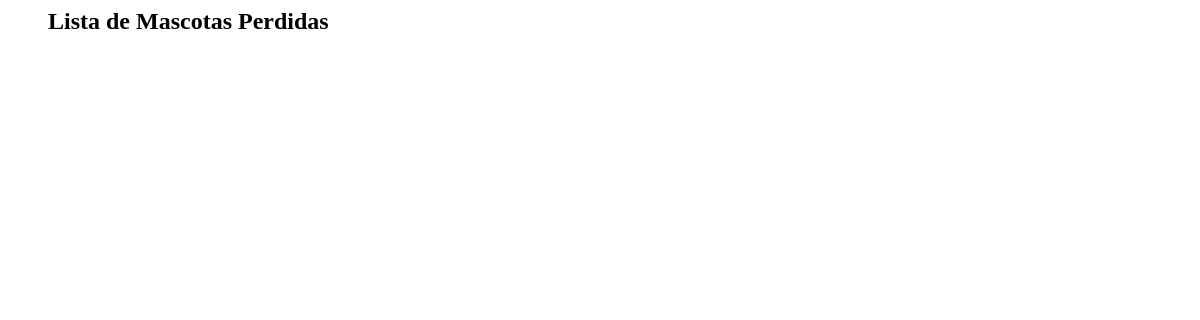
Before: /mascota_perdida/listar_perdidas/ with the older database file.
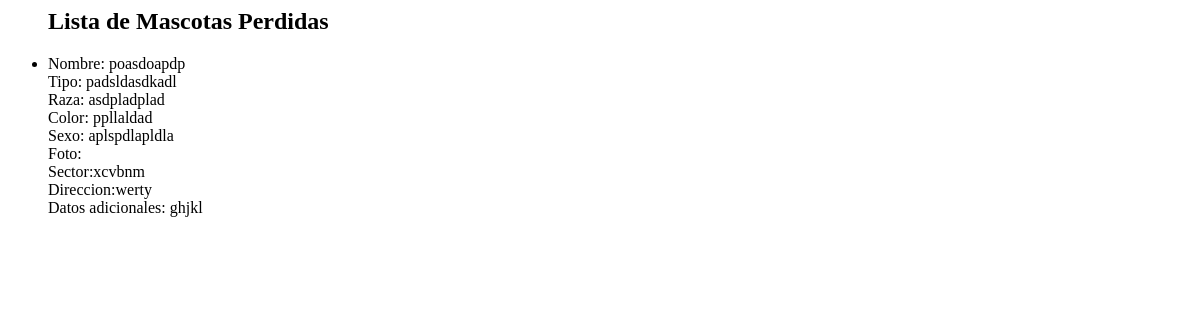
After: the same page with the newer database file.
### mascota_perdida/models.py (models this page shows, shortened)
class mascota_perdida(models.Model):
	nombre = models.CharField('Nombre', max_length=50)
	tipo = models.CharField('Tipo', max_length=50)
	raza = models.CharField('Raza', max_length=50)
	color = models.CharField('Color', max_length=50)
	sexo = models.CharField('Sexo', max_length=50)
	sector = models.CharField('Sector', max_length=50)
	direccion = models.CharField('Direccion', max_length=50)
	datos_adicionales = models.TextField('Datos adicionales', max_length=500)
	foto = models.FileField('Foto', blank = True)
	perdido = models.BooleanField('Esta perdido?')

### mascota_perdida/views.py (the view)
class mascota_perdida_view(ListView):
	model = mascota_perdida
	fields = '__all__'
	template_name = 'mascota_perdida/lista_mascota_perdida.html'

### buscamascota/templates/mascota_perdida/lista_mascota_perdida.html (shortened to what this page needs)
<head>
</head>
<section>
	<ul>
	<h1> Lista de Mascotas Perdidas</h1>
		{% for e in object_list %}
			{% if e.perdido %}
			<li> Nombre: {{e.nombre}}<br>
				 Tipo: {{e.tipo}}<br>
				 Raza: {{e.raza}}<br>
				 Color: {{e.color}}<br>
				 Sexo: {{e.sexo}}<br>
				 Foto: {{e.foto}}<br>
				 Sector:{{e.sector}}<br>
				 Direccion:{{e.direccion}}<br>
				 Datos adicionales: {{e.datos_adicionales}}<br><br></li>
			{% endif %}
		{% endfor %}
	</ul>
</section>

Changed rows visible on the page:
added mascota_perdida: nombre "poasdoapdp", tipo "padsldasdkadl", raza "asdpladplad", color "ppllaldad", sexo "aplspdlapldla", sector "xcvbnm", direccion "werty", datos_adicionales "ghjkl"
